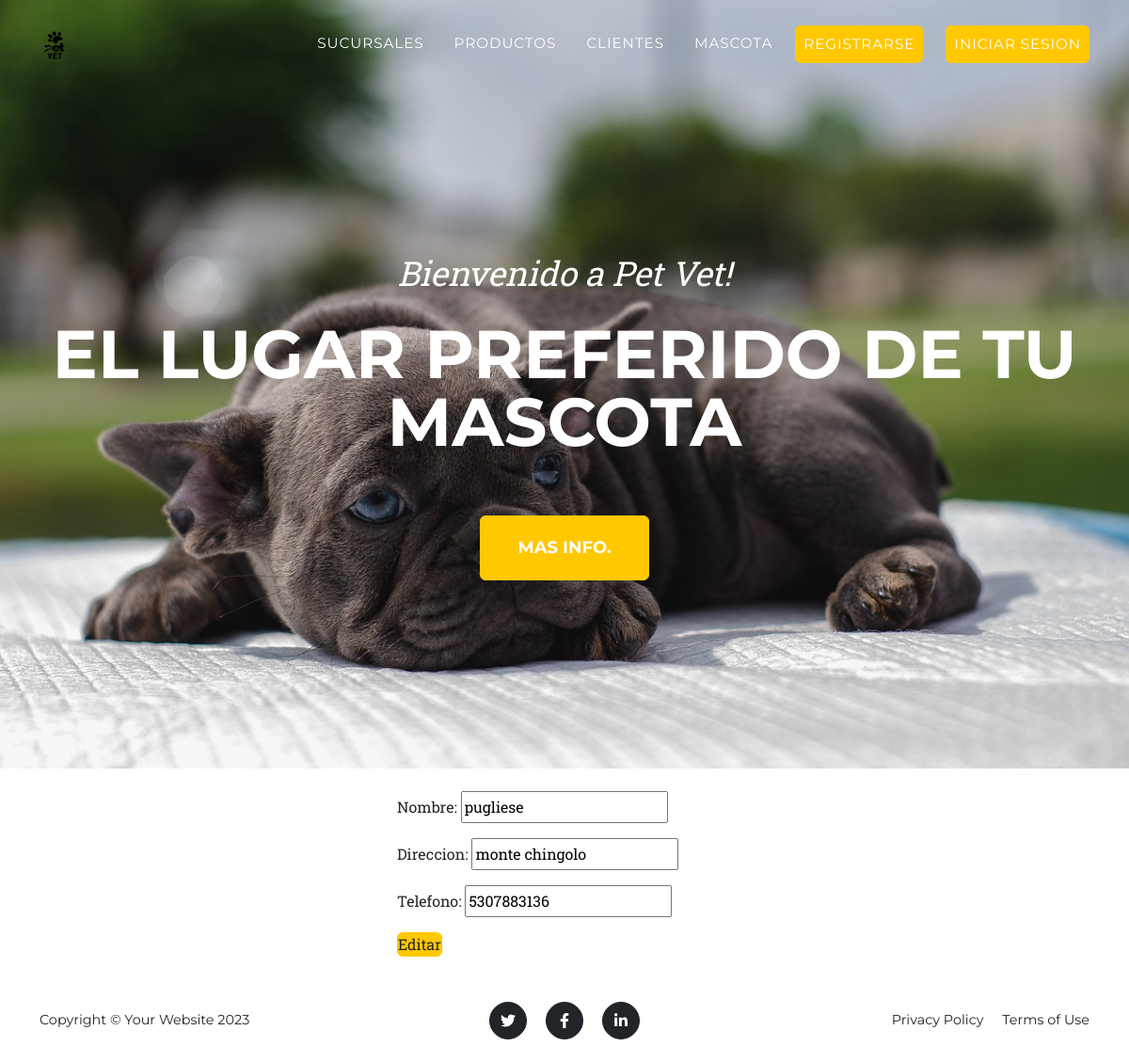
Screenshot of /editar-sucursal/2 with the database file from the repository.
### app_vete/models.py (models this page shows, shortened)
class Sucursal(models.Model):
    nombre = models.CharField(max_length=100)
    direccion = models.CharField(max_length=255)
    telefono = models.CharField(max_length=20)

### app_vete/views.py (the view)
# urls.py: path('editar-sucursal/<int:id>', views.editar_sucursal, name = "editar-sucursal"),
def editar_sucursal(request, id):
    sucursal = Sucursal.objects.get(id=id)
    if request.method == "POST":
        sucursal_form = SucursalFormulario(request.POST)
        if sucursal_form.is_valid():
            info_limpia = sucursal_form.cleaned_data
            sucursal.nombre = info_limpia["nombre"]
            sucursal.direccion = info_limpia["direccion"]
            sucursal.telefono = info_limpia["telefono"]
            sucursal.save()
        return redirect("sucursal")
    else:
        sucursal = Sucursal.objects.get(id=id)
        sucursal_form = SucursalFormulario(initial={"nombre": sucursal.nombre, "direccion": sucursal.direccion , "telefono": sucursal.telefono})
    return render(request, "app_vete/forms/editar-sucursal.html", {"sucursal_form": sucursal_form})

### app_vete/forms.py
class SucursalFormulario(forms.Form):
    nombre = forms.CharField(max_length=100)
    direccion = forms.CharField(max_length=255)
    telefono = forms.CharField(max_length=20)

### app_vete/templates/app_vete/forms/editar-sucursal.html (shortened to what this page needs)
{% extends "app_vete/base.html" %}
{% load static %}
{% block content %}
<div class="container my-4">
    <div class="row justify-content-center">
        <div class="col-4">
            <form method="post">
                {{ sucursal_form.as_p }}
                <button class="nav-link btn btn-primary" type="submit">Editar</button>
            </form>
        </div>
    </div>
</div>
{% endblock %}

### rows the page displays
Sucursal: nombre "pugliese", direccion "monte chingolo", telefono "5307883136"
